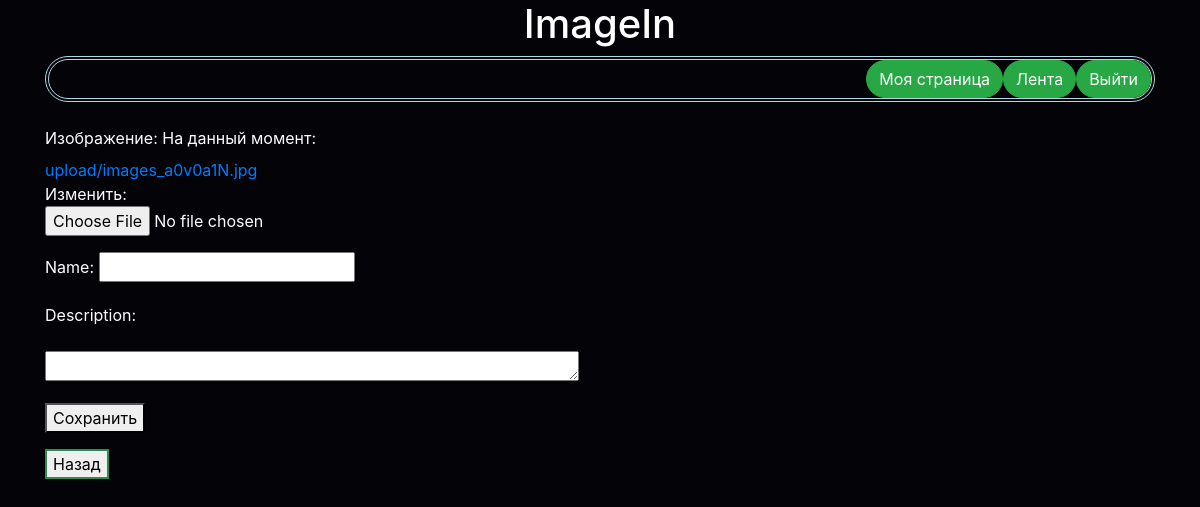
/mainapp/articles/1/edit (signed in), run on an earlier commit of the app's database.
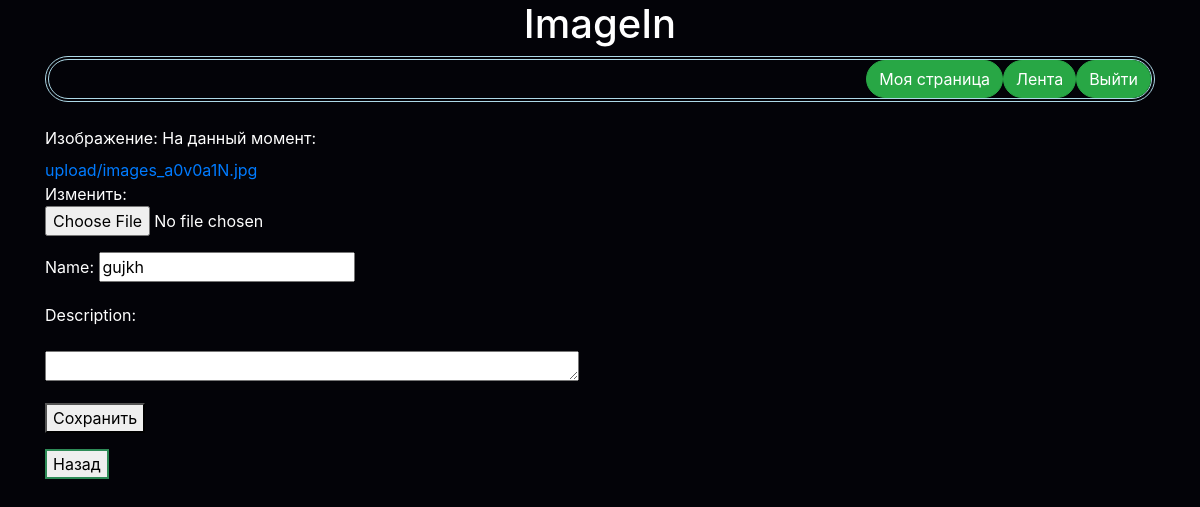
And on a later commit of the database.
### mainapp/models.py (models this page shows, shortened)
class Article(models.Model):
    postdate = models.DateTimeField(default=timezone.now)
    author = models.ForeignKey(
        settings.AUTH_USER_MODEL,
        on_delete=models.CASCADE,
    )
    name = models.CharField(default='', null=True, max_length=50)
    description = models.TextField(default='', null=True)
    image = models.ImageField(upload_to='upload/')
    likes = models.ManyToManyField(Like, symmetrical=False,related_name='article_likes')
    views = models.ManyToManyField(Viewing, symmetrical=False,related_name='article_views')

### mainapp/views.py (the view, shortened to what this page needs)
# urls.py: path('articles/<int:article_id>/edit', views.ArticleEdit.as_view(), name='articleedit'),
@permission_classes((permissions.AllowAny,))
class ArticleEdit(APIView):
    renderer_classes = [TemplateHTMLRenderer]
    template_name = 'article_edit.html'
    def get(self, request, *args, **kwargs):
        article_id = kwargs.get('article_id')
        article = Article.objects.get(id=article_id)
        articleform = ArticleForm(instance=article)
        return Response({'articleform': articleform, 'article': article})

### mainapp/forms.py
class ArticleForm(forms.ModelForm):
    description = forms.CharField(required=False, widget=forms.Textarea(attrs={'rows': 1, 'cols': 50}))
    name = forms.CharField(required=False)
    class Meta:
        model = Article
        fields = ['image', 'description', 'name']
        labels = {
            'image': 'Изображение',
            'description': 'Описание',
            'name': 'Название',
        }
        help_texts = {
            'name': '',
        }
        error_messages = {
            'name': {
                'max_length': 'this is too long',
            },
        }

### mainapp/template_tags/my_extras.py (called while the page is built)
@register.filter(name='to_str')
def to_str(value):
    return str(value)

### mainapp/templates/article_edit.html (shortened to what this page needs)
{% extends "base.html" %}
{% load my_extras %}
{% load static %}
{% block main %}
<form method = "post" enctype="multipart/form-data">
<p>{{ articleform.image.label_tag }} {{ articleform.image }}
<p>{{ articleform.name.label_tag }} {{ articleform.name }}
<p>{{ articleform.description.label_tag }}<p> {{ articleform.description }}
<p>
<button type="submit">Сохранить</button>
</form>
<input type="button" value="Назад" onclick="location.href='{% url 'articlepage' article_id=article.id %}'" style="border: 2px solid seagreen;"  >
{% endblock %}

### mainapp/templates/base.html (shortened to what this page needs)
<!DOCTYPE html>
<html  lang="en">
<head>
   <link  rel="stylesheet"  href="https://maxcdn.bootstrapcdn.com/bootstrap/4.0.0/css/bootstrap.min.css">
</head>
<body style="color:#030308; background-color:#030308" >
{% load my_extras %}
<font color="white" >
  <div  class="container">
      <h1  align="center">ImageIn</h1>
 {% url 'login' as login_url %}
  {% if user.is_authenticated %}
<div class = "menu" >
<button style = "border-radius: 25px;" type="submit" class="btn btn-success" onclick="location.href='{% url 'userpage' username=user.get_username  %}'">Моя страница</button>
<button style = "border-radius: 25px;" type="submit" class="btn btn-success" onclick="location.href='{% url 'feedpage' %}'">Лента</button>
<button style = "border-radius: 25px;" type="submit" class="btn btn-success" onclick="location.href='{% url 'logout' %}'">Выйти</button>
</div>
<br>
{% endif %}
    <div  class="row justify-content-left">
      <div  class="col-4">
 {% if user.is_authenticated %}
      {% block main %}
      {% endblock %}
{% endif %}
      </div>
    </div>
  </div>
  </font>
</body>
</html>

### mainapp/templates/base.html (style rules this page uses)
.menu { display: flex; border-radius: 25px; border: 4px double lightblue; justify-content: flex-end; }

What changed in the data, as far as the page shows it:
changed Article "Назад": name (not shown) → "gujkh"
